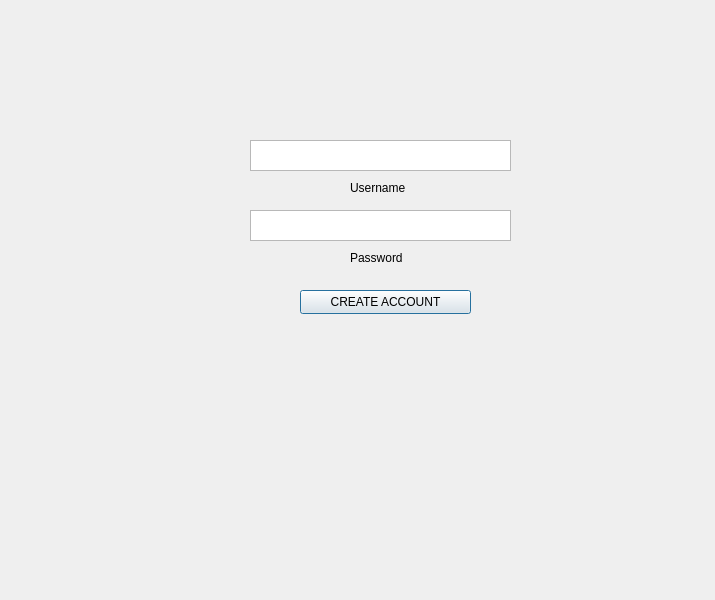
<?xml version="1.0" encoding="UTF-8"?>
<ui version="4.0">
 <class>createAccount</class>
 <widget class="QDialog" name="createAccount">
  <property name="geometry">
   <rect>
    <x>0</x>
    <y>0</y>
    <width>715</width>
    <height>600</height>
   </rect>
  </property>
  <property name="windowTitle">
   <string>Dialog</string>
  </property>
  <widget class="QLabel" name="label_3">
   <property name="geometry">
    <rect>
     <x>350</x>
     <y>250</y>
     <width>61</width>
     <height>16</height>
    </rect>
   </property>
   <property name="text">
    <string>Password</string>
   </property>
  </widget>
  <widget class="QTextEdit" name="textEdit_2">
   <property name="geometry">
    <rect>
     <x>250</x>
     <y>210</y>
     <width>261</width>
     <height>31</height>
    </rect>
   </property>
  </widget>
  <widget class="QLabel" name="label_2">
   <property name="geometry">
    <rect>
     <x>350</x>
     <y>180</y>
     <width>61</width>
     <height>16</height>
    </rect>
   </property>
   <property name="text">
    <string>Username</string>
   </property>
  </widget>
  <widget class="QTextEdit" name="textEdit">
   <property name="geometry">
    <rect>
     <x>250</x>
     <y>140</y>
     <width>261</width>
     <height>31</height>
    </rect>
   </property>
  </widget>
  <widget class="QPushButton" name="pushButton_2">
   <property name="geometry">
    <rect>
     <x>300</x>
     <y>290</y>
     <width>171</width>
     <height>24</height>
    </rect>
   </property>
   <property name="text">
    <string>CREATE ACCOUNT</string>
   </property>
  </widget>
 </widget>
 <resources/>
 <connections/>
</ui>
